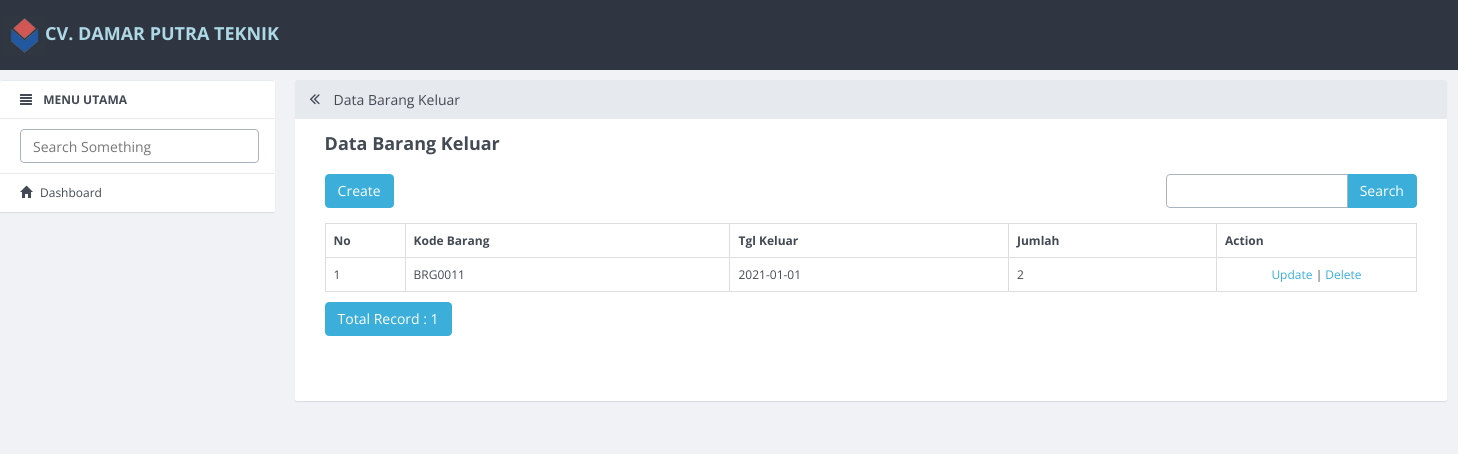
/index.php/barang_keluar, run on the app's committed database.
### tables this page shows
CREATE TABLE `barang_keluar` (
  `id_barang_keluar` int(11) NOT NULL,
  `kode_barang` varchar(20) DEFAULT NULL,
  `tgl_keluar` date DEFAULT NULL,
  `jumlah` int(11) DEFAULT NULL
);

### application/controllers/Barang_keluar.php (called while the page is built, shortened)
<?php
class Barang_keluar extends CI_Controller
{
    function __construct()
    {
        $this->load->model('Barang_keluar_model');
        $this->load->library('form_validation');
    }
    public function index()
    {
        $q = urldecode($this->input->get('q', TRUE));
        $start = intval($this->input->get('start'));
        if ($q <> '') {
            $config['base_url'] = base_url() . 'barang_keluar/index.html?q=' . urlencode($q);
            $config['first_url'] = base_url() . 'barang_keluar/index.html?q=' . urlencode($q);
        } else {
            $config['base_url'] = base_url() . 'barang_keluar/index.html';
            $config['first_url'] = base_url() . 'barang_keluar/index.html';
        }
        $config['per_page'] = 10;
        $config['page_query_string'] = TRUE;
        $config['total_rows'] = $this->Barang_keluar_model->total_rows($q);
        $barang_keluar = $this->Barang_keluar_model->get_limit_data($config['per_page'], $start, $q);
        $this->load->library('pagination');
        $this->pagination->initialize($config);
        $data = array(
            'barang_keluar_data' => $barang_keluar,
            'q' => $q,
            'pagination' => $this->pagination->create_links(),
            'total_rows' => $config['total_rows'],
            'start' => $start,
            'konten' => 'barang_keluar/barang_keluar_list',
            'judul' => 'Data Barang Keluar',
        );
        $this->load->view('v_index', $data);
    }
}

### index.php (called while the page is built, shortened)
<?php
require_once BASEPATH.'core/CodeIgniter.php';

### application/config/config.php (called while the page is built, shortened)
<?php
$config['base_url'] = "http://".$_SERVER['HTTP_HOST'];
$config['base_url'] .= preg_replace('@/+$@','',dirname($_SERVER['SCRIPT_NAME'])).'/';
$config['index_page'] = '';
$config['uri_protocol']	= 'REQUEST_URI';
$config['url_suffix'] = '.html';
$config['language']	= 'english';
$config['charset'] = 'UTF-8';
$config['enable_hooks'] = FALSE;
$config['subclass_prefix'] = 'MY_';
$config['composer_autoload'] = FALSE;
$config['permitted_uri_chars'] = 'a-z 0-9~%.:_\-';
$config['enable_query_strings'] = FALSE;
$config['controller_trigger'] = 'c';
$config['function_trigger'] = 'm';
$config['directory_trigger'] = 'd';
$config['allow_get_array'] = TRUE;
$config['log_threshold'] = 0;
$config['log_path'] = '';
$config['log_file_extension'] = '';
$config['log_file_permissions'] = 0644;
$config['log_date_format'] = 'Y-m-d H:i:s';
$config['error_views_path'] = '';
$config['cache_path'] = '';
$config['cache_query_string'] = FALSE;
$config['encryption_key'] = '';
$config['sess_driver'] = 'files';
$config['sess_cookie_name'] = 'ci_session';
$config['sess_expiration'] = 7200;
$config['sess_save_path'] = NULL;
$config['sess_match_ip'] = FALSE;
$config['sess_time_to_update'] = 300;
$config['sess_regenerate_destroy'] = FALSE;
$config['cookie_prefix']	= '';
$config['cookie_domain']	= '';
$config['cookie_path']		= '/';
$config['cookie_secure']	= FALSE;
$config['cookie_httponly'] 	= FALSE;
$config['standardize_newlines'] = FALSE;
$config['global_xss_filtering'] = FALSE;
$config['csrf_protection'] = FALSE;
$config['csrf_token_name'] = 'csrf_test_name';
$config['csrf_cookie_name'] = 'csrf_cookie_name';
$config['csrf_expire'] = 7200;
$config['csrf_regenerate'] = TRUE;
$config['csrf_exclude_uris'] = array();
$config['compress_output'] = FALSE;
$config['time_reference'] = 'local';
$config['rewrite_short_tags'] = FALSE;
$config['proxy_ips'] = '';

### application/models/Barang_keluar_model.php (called while the page is built, shortened)
<?php
class Barang_keluar_model extends CI_Model
{
    public $table = 'barang_keluar';
    public $id = 'id_barang_keluar';
    public $order = 'DESC';
    function total_rows($q = NULL) {
        $this->db->like('id_barang_keluar', $q);
	$this->db->or_like('kode_barang', $q);
	$this->db->or_like('tgl_keluar', $q);
	$this->db->or_like('jumlah', $q);
	$this->db->from($this->table);
        return $this->db->count_all_results();
    }
    function get_limit_data($limit, $start = 0, $q = NULL) {
        $this->db->order_by($this->id, $this->order);
        $this->db->like('id_barang_keluar', $q);
	$this->db->or_like('kode_barang', $q);
	$this->db->or_like('tgl_keluar', $q);
	$this->db->or_like('jumlah', $q);
	$this->db->limit($limit, $start);
        return $this->db->get($this->table)->result();
    }
}

### application/views/barang_keluar/barang_keluar_list.php (the view, shortened to what this page needs)
<div class="row" style="margin-bottom: 10px">
            <div class="col-md-4">
                <?php echo anchor(site_url('barang_keluar/create'),'Create', 'class="btn btn-primary"'); ?>
            </div>
            <div class="col-md-4 text-center">
            </div>
            <div class="col-md-1 text-right">
            </div>
            <div class="col-md-3 text-right">
                <form action="<?php echo site_url('barang_keluar/index'); ?>" class="form-inline" method="get">
                    <div class="input-group">
                        <input type="text" class="form-control" name="q" value="<?php echo $q; ?>">
                        <span class="input-group-btn">
                          <button class="btn btn-primary" type="submit">Search</button>
                        </span>
                    </div>
                </form>
            </div>
        </div>
        <table class="table table-bordered" style="margin-bottom: 10px">
            <tr>
                <th>No</th>
        <th>Kode Barang</th>
        <th>Tgl Keluar</th>
        <th>Jumlah</th>
        <th>Action</th>
            </tr><?php
            foreach ($barang_keluar_data as $barang_keluar)
            {
                ?>
                <tr>
            <td width="80px"><?php echo ++$start ?></td>
            <td><?php echo $barang_keluar->kode_barang ?></td>
            <td><?php echo $barang_keluar->tgl_keluar ?></td>
            <td><?php echo $barang_keluar->jumlah ?></td>
            <td style="text-align:center" width="200px">
                <?php
                echo anchor(site_url('barang_keluar/update/'.$barang_keluar->id_barang_keluar),'Update');
                echo ' | ';
                echo anchor(site_url('barang_keluar/delete/'.$barang_keluar->id_barang_keluar),'Delete','onclick="javasciprt: return confirm(\'Are You Sure ?\')"');
                ?>
            </td>
        </tr>
                <?php
            }
            ?>
        </table>
        <div class="row">
            <div class="col-md-6">
                <a href="#" class="btn btn-primary">Total Record : <?php echo $total_rows ?></a>
        </div>
            <div class="col-md-6 text-right">
            </div>
        </div>

### data on the page
barang_keluar: kode_barang "BRG0011", tgl_keluar "2021-01-01", jumlah "2", id_barang_keluar "Update", id_barang_keluar "Delete"

### other printed values
$judul "Data Barang Keluar"
$total_rows "1"
